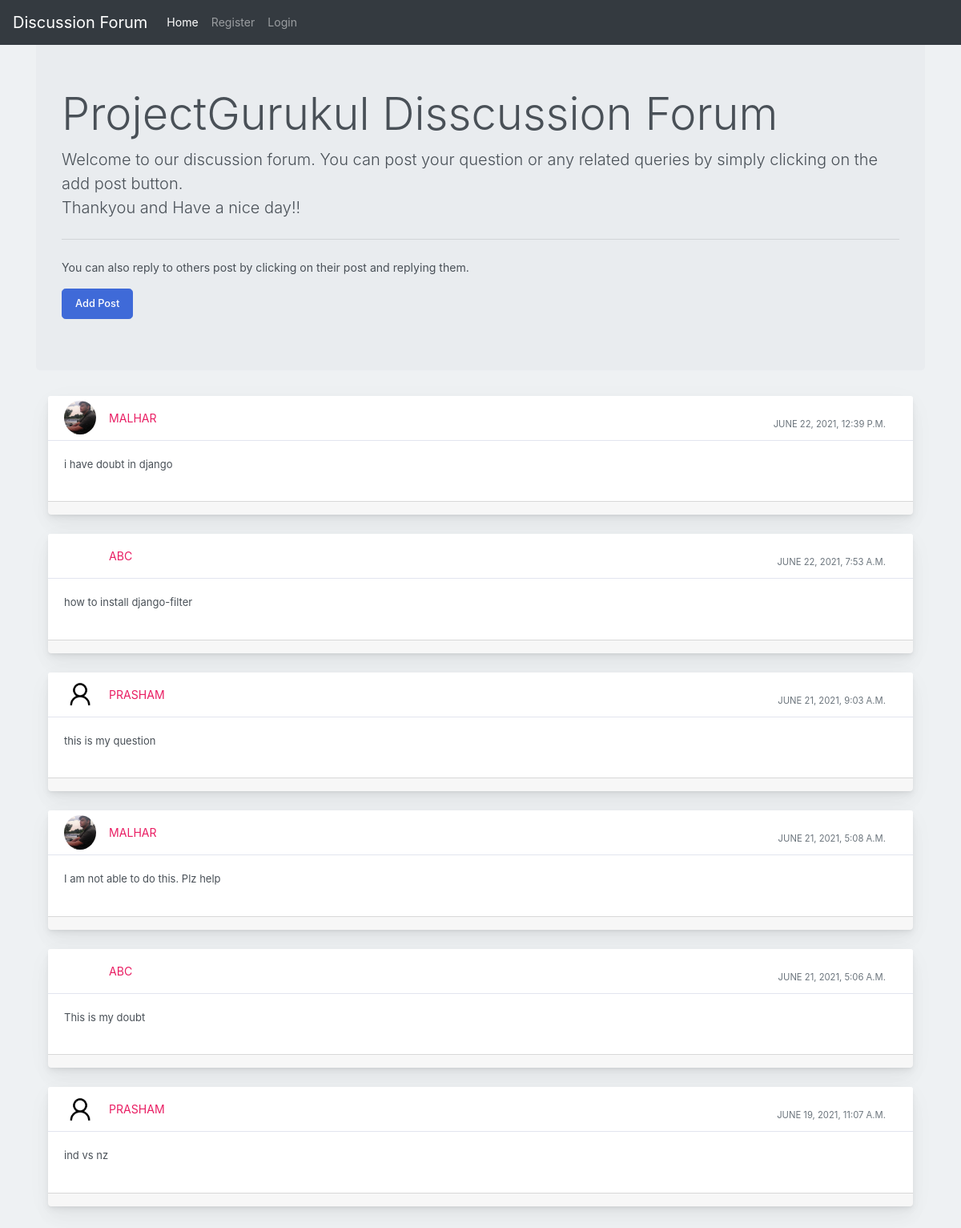
The page / on the database its author committed.
### profile_of_user/models.py (models this page shows)
class Post(models.Model):
    user1 = models.ForeignKey(User, on_delete=models.CASCADE, default=1)
    post_id = models.AutoField
    post_content = models.CharField(max_length=5000)
    timestamp= models.DateTimeField(default=now)
    image = models.ImageField(upload_to="images",default="")

### profile_of_user/views.py (the view, shortened to what this page needs)
# urls.py: path("", views.forum, name="Forum"),
def forum(request):
    profile = Profile.objects.all()
    posts = Post.objects.filter().order_by('-timestamp')
    return render(request, "forum.html", {'posts':posts})

### profile_of_user/templates/forum.html (shortened to what this page needs)
{% extends 'basic.html' %}
{% block homeactive %} active {% endblock homeactive %}
{% block body %}
{% load static %}
<div class="container my-4">
<div class="jumbotron">
    <h1 class="display-4">ProjectGurukul Disscussion Forum</h1>
    <p class="lead">Welcome to our discussion forum. You can post your question or any related queries by simply clicking on the add post button. <br> Thankyou and Have a nice day!!</p>
    <hr class="my-4">
    <p>You can also reply to others post by clicking on their post and replying them.</p>
      <button class="btn btn-primary btn-lg" data-target="#questions" data-toggle="modal" role="button">Add Post</button>
    </div>
    {% for post in posts %}
    <div class="container-fluid mt-10">
      <div class="row">
          <div class="col-md-12">
              <div class="card mb-4">
                  <div class="card-header">
                      <div class="media flex-wrap w-100 align-items-center"> <img src="/media/{{post.image}}"
                              class="d-block ui-w-40 rounded-circle" alt="">
                          <div class="media-body ml-3"> <a href="/discussion/{{post.id}}" data-abc="true">{{post.user1}}</a>
                          </div>
                          <div class="text-muted small ml-3">
                            <div class="px-4 pt-3">{{post.timestamp}} </div>
                          </div>
                      </div>
                  </div>
                  <div class="card-body">
                      <p>{{post.post_content}}</p>
                  </div>
                  <div class="card-footer d-flex flex-wrap justify-content-between align-items-center px-0 pt-0 pb-3">
                  </div>
              </div>
          </div>
      </div>
  </div>
  {% endfor %}
</div>
    {% endblock %}

### profile_of_user/templates/basic.html (shortened to what this page needs)
<!doctype html>
<html lang="en">
  <head>
    <link rel="stylesheet" href="https://stackpath.bootstrapcdn.com/bootstrap/4.2.1/css/bootstrap.min.css">
  </head>
  <body>
    <nav class="navbar navbar-expand-lg navbar-dark bg-dark fixed-top">
  <a class="navbar-brand" href="/">Discussion Forum</a>
  <div class="collapse navbar-collapse" id="navbarSupportedContent">
    <ul class="navbar-nav mr-auto">
      <li class="nav-item {% block homeactive %} {% endblock homeactive %} ">
        <a class="nav-link" href="/">Home </a>
      </li>
      {% if user.is_authenticated %}
<ul class="navbar-nav mr-2">
<li class="nav-item dropdown">
<a class="nav-link dropdown-toggle" href='#' id="navbarDropdown" role="button" data-toggle="dropdown"> Welcome {{request.user}}</a>
<div class="dropdown-menu" aria-labelledby="navbarDropdown">
          <a class="dropdown-item" href="/logout">Logout</a>
      <li class="nav-item {% block profileactive %} {% endblock profileactive %}">
        <a class="nav-link" href="/myprofile">Profile</a>
      </li>
        </div>
      </li>
{% else %}
      <li class="nav-item {% block registeractive %} {% endblock registeractive %}">
        <a class="nav-link" href="/register">Register</a>
      </li>
      <li class="nav-item {% block loginactive %} {% endblock loginactive %}">
        <a class="nav-link" href="/login">Login</a>
      </li>
      {% endif %}
    </ul>
  </div>
</nav>
<br>
</body>
{% block body %} {% endblock %}
</html>

### rows shown on the page
Post: image (picture), user1 "MALHAR", timestamp "JUNE 22, 2021, 12:39 P.M.", post_content "i have doubt in django"
Post: user1 "ABC", timestamp "JUNE 22, 2021, 7:53 A.M.", post_content "how to install django-filter"
Post: image (placeholder picture), user1 "PRASHAM", timestamp "JUNE 21, 2021, 9:03 A.M.", post_content "this is my question"
Post: image (picture), user1 "MALHAR", timestamp "JUNE 21, 2021, 5:08 A.M.", post_content "I am not able to do this. Plz help"
Post: user1 "ABC", timestamp "JUNE 21, 2021, 5:06 A.M.", post_content "This is my doubt"
Post: image (placeholder picture), user1 "PRASHAM", timestamp "JUNE 19, 2021, 11:07 A.M.", post_content "ind vs nz"
